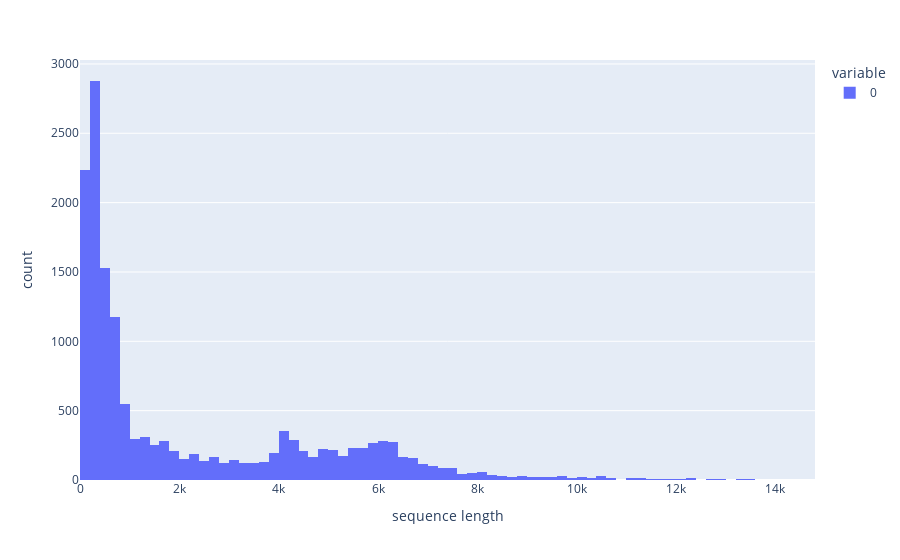

Here is the notebook cell this chart was saved with:
### Markdown cell above
## RepeatModeler2

### Code cell
seq_lens = []
for seq_record in SeqIO.parse("data/RM2_consensi.fa", "fasta"):
    seq_id = seq_record.id
    seq_lens.append(len(seq_record.seq))

fig = px.histogram(seq_lens, labels={'value':'sequence length'})
fig.show()

### Figure 1 — Plotly figure (JSON) as saved in the notebook; plotly's stock layout.template omitted (floating-point values rounded to 4 significant figures; data arrays with more than 128 entries replaced by an {"elided": "..."} marker saying what was removed)
{"data": [{"alignmentgroup": "True", "bingroup": "x", "hovertemplate": "variable=0<br>sequence length=%{x}<br>count=%{y}<extra></extra>", "legendgroup": "0", "marker": {"color": "#636efa", "pattern": {"shape": ""}}, "name": "0", "offsetgroup": "0", "orientation": "v", "showlegend": true, "type": "histogram", "x": {"elided": "15384 int values"}, "xaxis": "x", "yaxis": "y"}], "layout": {"autosize": true, "barmode": "relative", "legend": {"title": {"text": "variable"}, "tracegroupgap": 0}, "margin": {"t": 60}, "xaxis": {"anchor": "y", "autorange": true, "domain": [0, 1], "range": [-0.5, 14800.0], "title": {"text": "sequence length"}, "type": "linear"}, "yaxis": {"anchor": "x", "autorange": true, "domain": [0, 1], "range": [0, 3028.0], "title": {"text": "count"}}}}
